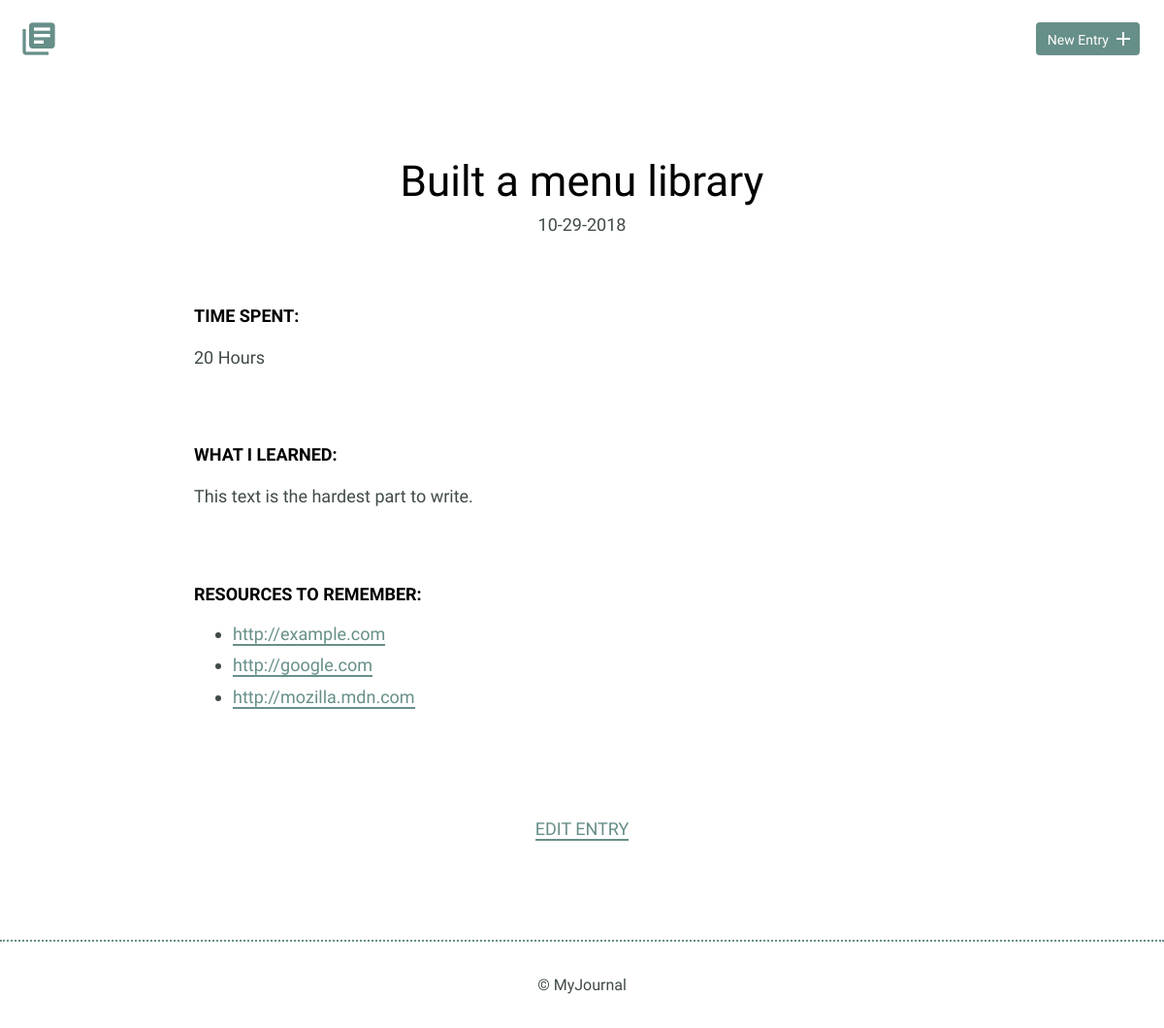
/entries/3, run on the app's committed database.
### journal/models.py (models this page shows)
class Entry(Model):
    title = CharField(unique=True)
    date = DateField(default=datetime.date.today, formats='%m-%d-%Y')
    time_spent = IntegerField()
    notes = TextField()
    resources = CharField()
    class Meta:
        database = db

### journal/journal.py (the view)
@app.route("/entries/<slug>")
def details(slug=None):
    entry = GET_ENTRY(entry_id=slug)
    return render_template('detail.html', entry=entry)

### journal/journal.py (called while the page is built)
@app.before_request
def before_request():
    g.db ,_ = initialize(
        database=db,
        seed_db=app.config['SEED_DB']
    )

@app.after_request
def after_request(response):
    g.db.close()
    return response

### journal/models.py (called while the page is built)
def GET_ENTRY(entry_id):
    return Entry.get_by_id(entry_id)

def get_seed_json():
    with open('entries.json', 'r') as raw_entries:
        data = json.load(raw_entries)
        entries = data.get('entries')
    return entries

def seed():
    entries = get_seed_json()
    for entry in entries:
        try:
            Entry.create(**entry)
        except:
            pass
    return entries

def initialize(database=None, seed_db=False):
    entries = None
    if not database:
        database = db
        database.connect()
    else:
        database.connect()
        database.bind([Entry])
    database.create_tables([Entry], safe=True)
    if seed_db:
        entries = seed()
    return database, entries

### journal/templates/detail.html (shortened to what this page needs)
{% extends "layout.html" %}
{% block content %}
    <div class="container">
        <div class="entry-list single">
            <article>
                <h1>{{ entry.title }}</h1>
                <time datetime="{{ entry.date }}">{{ entry.date }}</time>
                <div class="entry">
                    <h3>Time Spent: </h3>
                    <p>{{ entry.time_spent }} Hours</p>
                </div>
                <div class="entry">
                    <h3>What I Learned:</h3>
                    <p>{{ entry.notes }}</p>
                </div>
                <div class="entry">
                    <h3>Resources to Remember:</h3>
                    <ul>
                        {% for resource in entry.resources.split(',') %}
                        <li><a href="{{ resource }}">{{ resource }}</a></li>
                        {% endfor %}
                    </ul>
                </div>
            </article>
        </div>
    </div>
    <div class="edit">
        <p><a href="/entries/edit/{{ entry.id }}">Edit Entry</a></p>
    </div>
{% endblock %}

### journal/static/css/site.css (style rules this page uses)
body { font-size: 16px; color: #404a49; font-family: 'Cousine', serif; font-weight: 400; }
.container { margin: 0 auto; padding: 0 25px; }
h1, h2, h3 { margin: 0; font-weight: 400; line-height: 1em; color: #000; }
h1 { font-size: 44px; margin-bottom: 12px; }
h3 { font-size: 18px; font-family: 'Work Sans', serif; font-weight: 600; text-transform: uppercase; }
p { line-height: 1.8em; font-size: 18px; }
p a { border-bottom: 2px solid #678f89; padding: 0; color: #678f89; text-decoration: none; }
ul li { line-height: 1.8em; font-size: 18px; }
ul li a { border-bottom: 2px solid #678f89; line-height: 1.8em; color: #678f89; text-decoration: none; }
.entry-list, .edit-entry, .new-entry { max-width: 800px; margin: 0 auto; padding: 70px 0 150px 0; }
.entry-list article { margin-bottom: 70px; text-align: center; }
.entry-list article:last-child { margin-bottom: 0; }
.entry-list.single { padding-bottom: 70px; }
.entry-list.single time { font-size: 18px; }
.entry { max-width: 800px; margin: 75px auto 0 auto; text-align: left; }
.entry p { margin-bottom: 40px; }
.edit { padding-bottom: 80px; text-align: center; margin: 0 auto; }
.edit a { font-weight: 400; text-transform: uppercase; font-size: 18px; }

### data on the page
Entry: title "Built a menu library", date "10-29-2018", time_spent "20", notes "This text is the hardest part to write."

### other printed values
{{ resource }} "http://example.com" "http://google.com" "http://mozilla.mdn.com"
